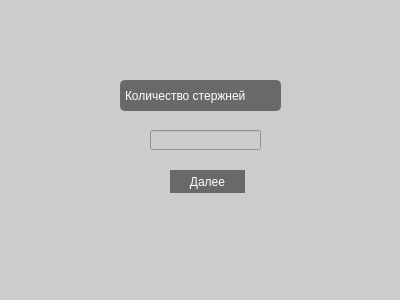
<?xml version="1.0" encoding="UTF-8"?>
<ui version="4.0">
 <class>Count</class>
 <widget class="QDialog" name="Count">
  <property name="geometry">
   <rect>
    <x>0</x>
    <y>0</y>
    <width>400</width>
    <height>300</height>
   </rect>
  </property>
  <property name="windowTitle">
   <string>Dialog</string>
  </property>
  <property name="styleSheet">
   <string notr="true">background: rgb(204, 204, 204);
</string>
  </property>
  <widget class="QPushButton" name="pushButton">
   <property name="geometry">
    <rect>
     <x>170</x>
     <y>170</y>
     <width>75</width>
     <height>23</height>
    </rect>
   </property>
   <property name="styleSheet">
    <string notr="true"> font: 12pt &quot;Times New Roman&quot;;
 color:white;
background: #696969;;
border: 2px solid #696969;
border-radius: 12px; /* Радиус закругленых углов кнопки */</string>
   </property>
   <property name="text">
    <string>Далее</string>
   </property>
  </widget>
  <widget class="QLineEdit" name="lineEdit">
   <property name="geometry">
    <rect>
     <x>150</x>
     <y>130</y>
     <width>111</width>
     <height>20</height>
    </rect>
   </property>
   <property name="styleSheet">
    <string notr="true"/>
   </property>
  </widget>
  <widget class="QLabel" name="label">
   <property name="geometry">
    <rect>
     <x>120</x>
     <y>80</y>
     <width>161</width>
     <height>31</height>
    </rect>
   </property>
   <property name="styleSheet">
    <string notr="true"> font: 12pt &quot;Times New Roman&quot;;
 color:white;
background: #696969;
border: 2px solid #696969;
border-radius: 5px; /* Радиус закругленых углов кнопки */</string>
   </property>
   <property name="text">
    <string>Количество стержней</string>
   </property>
  </widget>
 </widget>
 <resources/>
 <connections/>
</ui>
